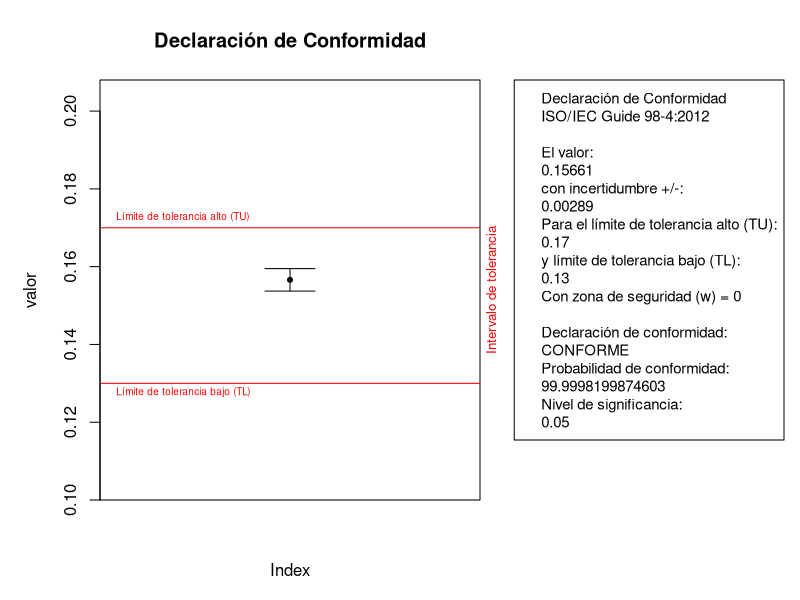

Source code (R):
#Declaración de conformidad ----

#Para este caso se define la regla de decisión binaria simple sin zona de seguridad (w = 0)

#Desarrollo de la función de "Declaración" ----

Declaracion <- function(TU, TL, y, u, alfa){
  Probabilidad <- ((pnorm(TU, mean = y, sd = u))-(pnorm(TL, mean = y, sd = u)))
  i <- if (Probabilidad >= (1-alfa)){
    print(c("Declaración de Conformidad", "ISO/IEC Guide 98-4:2012","","El valor:", y, "con incertidumbre +/-:", u, "Para el límite de tolerancia alto (TU):", TU, "y límite de tolerancia bajo (TL):", TL, "Con zona de seguridad (w) = 0","","Declaración de conformidad:", "CONFORME", "Probabilidad de conformidad:", (100*(Probabilidad)), "Nivel de significancia:", alfa))
  } else { 
    print(c("Declaración de Conformidad", "ISO/IEC Guide 98-4:2012","","El valor:", y, "con incertidumbre +/-:", u,"Para el límite de tolerancia alto (TU):", TU, "Y el límite de tolerancia bajo (TL):", TL, "Con zona de seguridad (w) = 0","","Declaración de conformidad:", "NO CONFORME", "Probabilidad de conformidad:", (100*(Probabilidad)), "Nivel de significancia:", alfa))
  }
  grafico <- {pdf("Resultado_Declaracion_Conformidad.pdf", width = 8, height = 6)
    par(mfcol=c(1,1))
    par(mar = c(5,5,4,16))
    plot(y, main = "Declaración de Conformidad" , ylab = "valor", xaxt = "n", pch = 20, xlim = c(0, 2), ylim = c((0.8*TL),(1.2*TU)))
    arrows(1, (y-u), 1, (y+u), angle = 90, code = 3, length = 0.25)
    abline(h = TU, col = "red")
    abline(h = TL, col = "red")
    mtext("Intervalo de tolerancia", side = 4, col = "red", cex = 0.8)
    legend("topright", legend = i, cex = 0.9, xpd = TRUE, inset = c(-0.8,0))
    legend(0, 1.03*TU, legend = "", cex = 0.6, title = "Límite de tolerancia alto (TU)", bty = "n", title.col = "red")
    legend(0, TL, legend = "", cex = 0.6, title = "Límite de tolerancia bajo (TL)", bty = "n", title.col = "red")
    dev.off()
    }
  }

#Aplicación de la función: Declaración

#Se definen los valores TU, TL, y, u y nivel de significancia alfa

TU <- 0.17 #valor normativo máximo o tolerancia máxima según resolución 616 de 2006 para leche cruda
TL <- 0.13 #valor normativo mínimo o tolerancia mínima según resolución 616 de 2006 para leche cruda
y <-  0.15661 #Valor a reportar
u <-  0.00289 #Incertidumbre estándar combinada de y
alfa <- 0.05 #nivel de significancia

#aplicación función de la declaración de conformidad

Declaracion(TU, TL, y, u, alfa)

